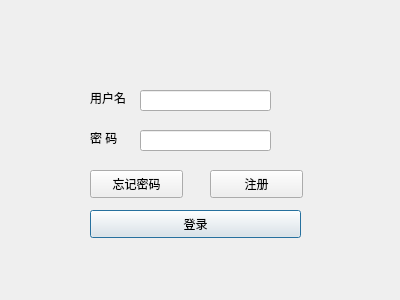
<?xml version="1.0" encoding="UTF-8"?>
<ui version="4.0">
 <class>Login</class>
 <widget class="QDialog" name="Login">
  <property name="geometry">
   <rect>
    <x>0</x>
    <y>0</y>
    <width>400</width>
    <height>300</height>
   </rect>
  </property>
  <property name="windowTitle">
   <string>登录-淳淳画板2.0</string>
  </property>
  <widget class="QLineEdit" name="lineEdit_username">
   <property name="geometry">
    <rect>
     <x>140</x>
     <y>90</y>
     <width>131</width>
     <height>21</height>
    </rect>
   </property>
  </widget>
  <widget class="QLineEdit" name="lineEdit_password">
   <property name="geometry">
    <rect>
     <x>140</x>
     <y>130</y>
     <width>131</width>
     <height>21</height>
    </rect>
   </property>
   <property name="echoMode">
    <enum>QLineEdit::Password</enum>
   </property>
  </widget>
  <widget class="QLabel" name="label">
   <property name="geometry">
    <rect>
     <x>90</x>
     <y>90</y>
     <width>72</width>
     <height>15</height>
    </rect>
   </property>
   <property name="text">
    <string>用户名</string>
   </property>
  </widget>
  <widget class="QLabel" name="label_2">
   <property name="geometry">
    <rect>
     <x>90</x>
     <y>130</y>
     <width>72</width>
     <height>15</height>
    </rect>
   </property>
   <property name="text">
    <string>密 码</string>
   </property>
  </widget>
  <widget class="QPushButton" name="pushButton_login">
   <property name="geometry">
    <rect>
     <x>90</x>
     <y>210</y>
     <width>211</width>
     <height>28</height>
    </rect>
   </property>
   <property name="text">
    <string>登录</string>
   </property>
  </widget>
  <widget class="QPushButton" name="pushButton_register">
   <property name="geometry">
    <rect>
     <x>210</x>
     <y>170</y>
     <width>93</width>
     <height>28</height>
    </rect>
   </property>
   <property name="text">
    <string>注册</string>
   </property>
  </widget>
  <widget class="QPushButton" name="pushButton_forget">
   <property name="geometry">
    <rect>
     <x>90</x>
     <y>170</y>
     <width>93</width>
     <height>28</height>
    </rect>
   </property>
   <property name="text">
    <string>忘记密码</string>
   </property>
  </widget>
 </widget>
 <resources/>
 <connections/>
</ui>
